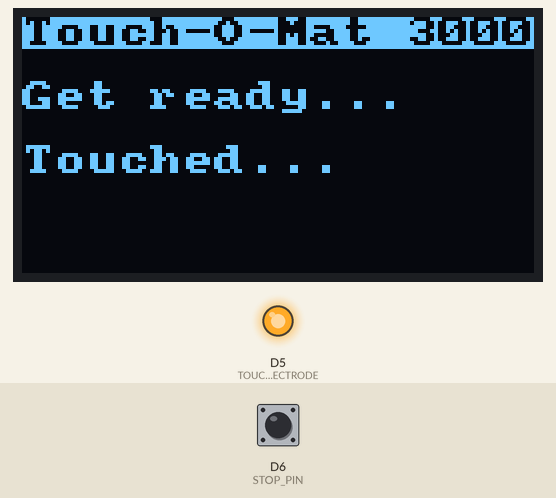
Recording of a program running on a simulated ESP8266 (NodeMCU). On the bench: 128×64 one-colour display, output pins drawn as LEDs (lit = HIGH). The inputs (shaded band) are chosen by the test bench; at power-on: D6 (STOP_PIN) LOW. What the program prints to the serial monitor is not drawn.

Above: at 2.4 s.
2.5 s: D6 (STOP_PIN) pulled HIGH for 0.15 s
At 3.7 s:
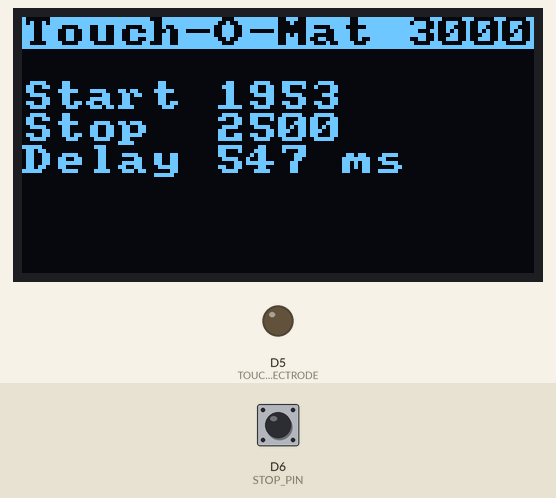
At 5.6 s:
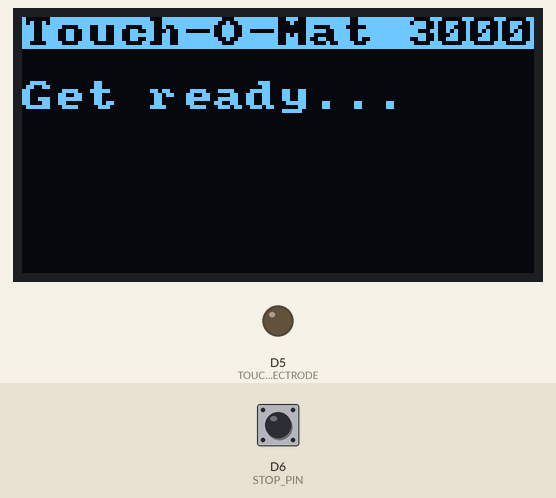
10.2 s: D6 (STOP_PIN) pulled HIGH for 0.15 s
At 11.9 s:
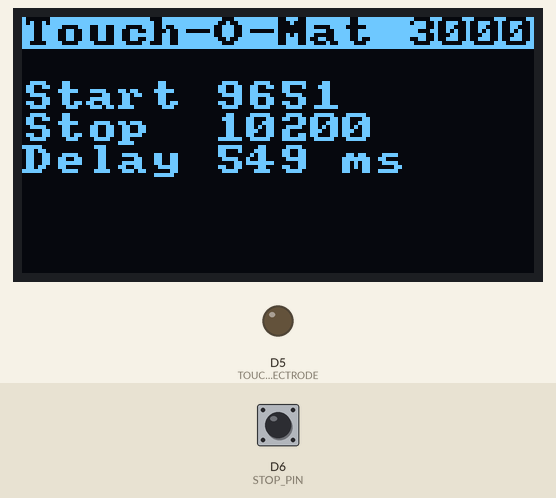
Timing chart, 0 to 19.3 s (numbered marks = the images above; inputs shaded):
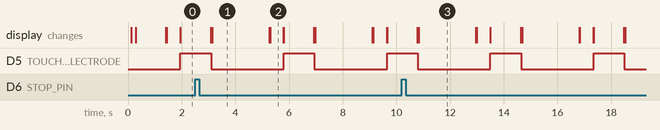

Measured:
- by itself, D5 (TOUCH_ELECTRODE): alternates HIGH for 1.1 s and LOW for 2.7 s
- what the display in image 1 shows lasts 2.2 s, from 3.1 s to 5.3 s
- what the display in image 2 shows lasts 0.5 s, from 5.3 s to 5.8 s

The program:

main.cpp
```cpp
#include <Arduino.h>

#include <U8x8lib.h>

#ifdef U8X8_HAVE_HW_SPI
#include <SPI.h>
#endif
#ifdef U8X8_HAVE_HW_I2C
#include <Wire.h>
#endif

// Output PINS
#define TOUCH_ELECTRODE D5

// Interrupt PINS
#define STOP_PIN D6

IRAM_ATTR void stop(void);
void drawHeadline(void);

U8X8_SSD1306_128X64_NONAME_HW_I2C display(U8X8_PIN_NONE);

volatile unsigned long started = 0;
volatile unsigned long stopped = 0;
volatile int first_stop = 0;

void setup()
{
  Serial.begin(115200);
  delay(100);

  display.begin();
  drawHeadline();

  Serial.println("\nLet's get started!\n");
  display.println("Let's go!\n");
  pinMode(TOUCH_ELECTRODE, OUTPUT);

  pinMode(STOP_PIN, INPUT);
  attachInterrupt(digitalPinToInterrupt(STOP_PIN), stop, RISING);

  delay(1000);
  digitalWrite(TOUCH_ELECTRODE, LOW);
}

ICACHE_RAM_ATTR void stop()
{
  if (first_stop == 1)
  {
    stopped = millis();
    first_stop = 0;
  }
}

void drawHeadline(void)
{
  display.setCursor(0, 0);
  display.setFont(u8x8_font_amstrad_cpc_extended_f);
  delay(100);
  display.clear();

  display.inverse();
  display.print("Touch-O-Mat 3000");
  display.noInverse();
  display.setCursor(0, 2);
}

void loop()
{
  drawHeadline();
  Serial.println("Starting measurement. \n");
  display.println("Get ready... \n");
  delay(500);
  first_stop = 1;
  Serial.println("Touched... \n");
  display.println("Touched... \n");
  digitalWrite(TOUCH_ELECTRODE, HIGH);
  started = millis();
  delay(1000);
  drawHeadline();
  digitalWrite(TOUCH_ELECTRODE, LOW);
  Serial.printf("started %lu, stopped %lu, delay %lu ms\n", started, stopped, stopped - started);
  unsigned long latency = stopped - started;
  if (latency > 1000)
  {

    latency = 0;
  }
  display.printf("Start %lu\nStop  %lu\nDelay %lu ms \n", started, stopped, latency);

  Serial.println("Reset...\n");
  delay(2000);
}
```
